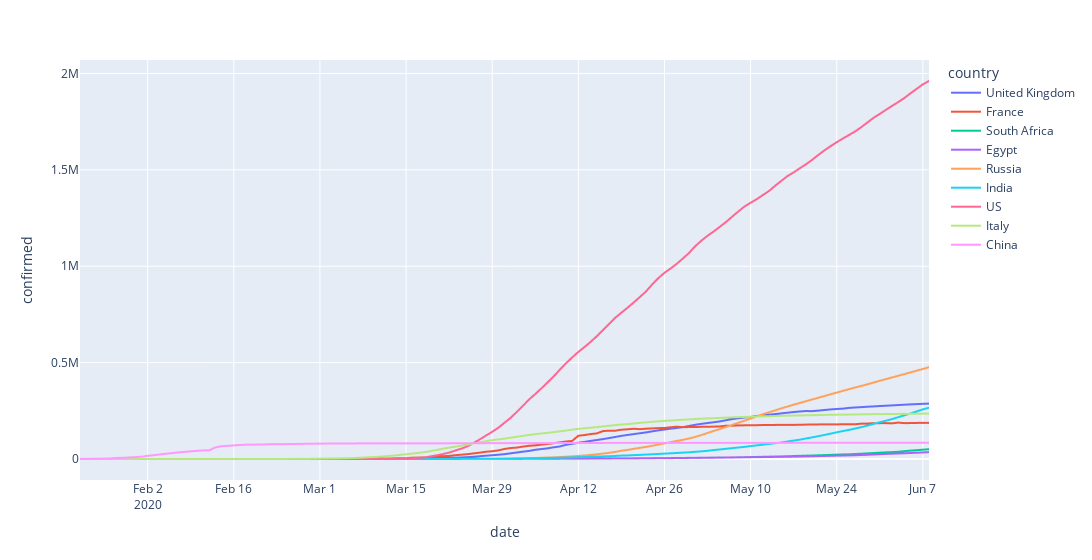
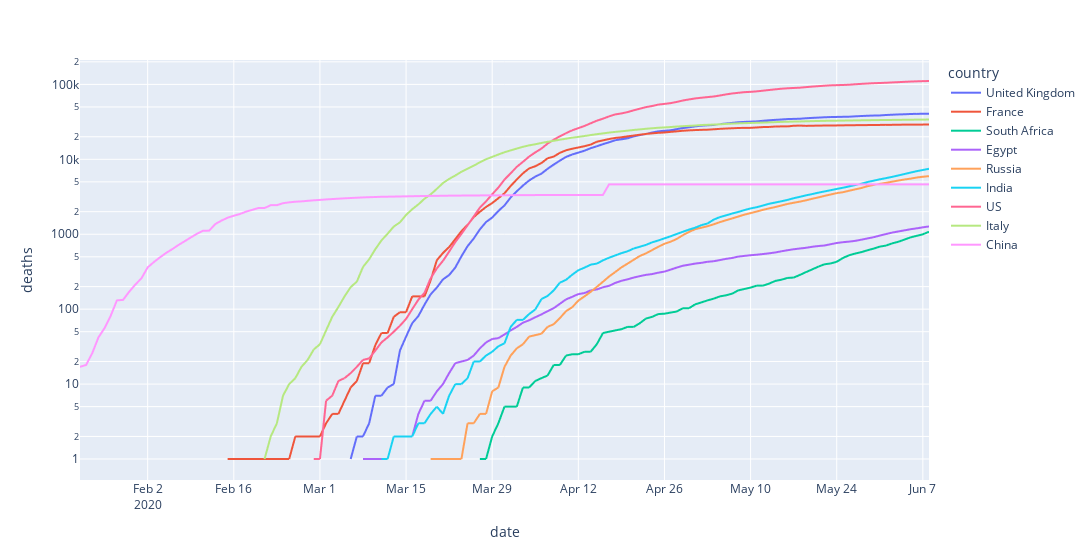
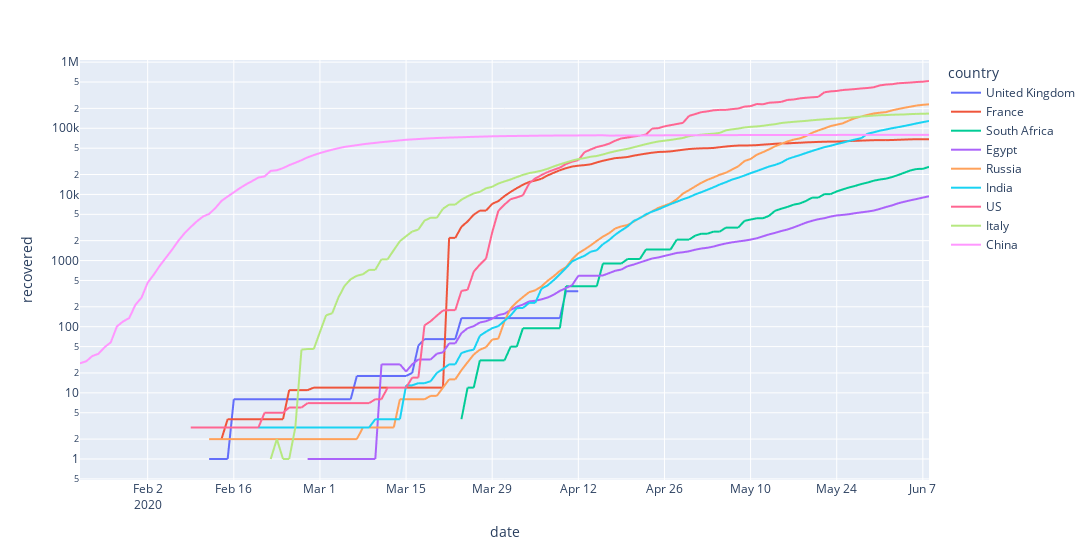
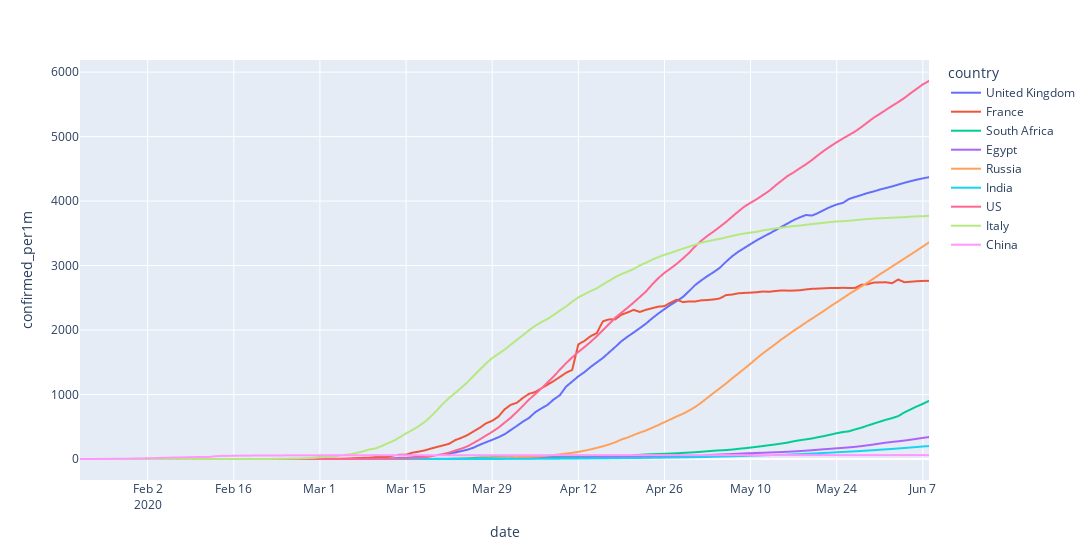

The code cell stored with these charts, in order, in its notebook:
### Code cell
def lineplot_by_country(
        dataframe, 
        y_axis,
        x_axis = "date",
        query = "country in ('US', 'United Kingdom', 'France', 'Italy', 'Egypt', 'India', 'China', 'Russia', 'South Africa') ", 
        color='country', 
        width=1200,
        log_y = False):
    fig = px.line(
            dataframe.query(query),
            x=x_axis, y=y_axis, color=color, width=width, log_y=log_y)
    fig.show()

lineplot_by_country(covid19.df_cumulative_by_country, covid19.COL_CONFIRMED, log_y = False)
lineplot_by_country(covid19.df_cumulative_by_country, covid19.COL_DEATHS, log_y = True)
lineplot_by_country(covid19.df_cumulative_by_country, covid19.COL_RECOVERED, log_y = True)
lineplot_by_country(covid19.df_cumulative_by_country, covid19.COL_CONFIRMED + "_per1m")
lineplot_by_country(covid19.df_cumulative_by_country, covid19.COL_DEATHS + "_per1m")
lineplot_by_country(covid19.df_cumulative_by_country, covid19.COL_RECOVERED + "_per1m")

### Figure 1 — Plotly figure (JSON) as saved in the notebook; plotly's stock layout.template omitted (floating-point values rounded to 4 significant figures; data arrays with more than 128 entries replaced by an {"elided": "..."} marker saying what was removed)
{"data": [{"hovertemplate": "country=United Kingdom<br>date=%{x}<br>confirmed=%{y}<extra></extra>", "legendgroup": "United Kingdom", "line": {"color": "#636efa", "dash": "solid"}, "mode": "lines", "name": "United Kingdom", "showlegend": true, "type": "scattergl", "x": {"elided": "139 str values"}, "xaxis": "x", "y": {"elided": "139 int values"}, "yaxis": "y"}, {"hovertemplate": "country=France<br>date=%{x}<br>confirmed=%{y}<extra></extra>", "legendgroup": "France", "line": {"color": "#EF553B", "dash": "solid"}, "mode": "lines", "name": "France", "showlegend": true, "type": "scattergl", "x": {"elided": "139 str values"}, "xaxis": "x", "y": {"elided": "139 int values"}, "yaxis": "y"}, {"hovertemplate": "country=South Africa<br>date=%{x}<br>confirmed=%{y}<extra></extra>", "legendgroup": "South Africa", "line": {"color": "#00cc96", "dash": "solid"}, "mode": "lines", "name": "South Africa", "showlegend": true, "type": "scattergl", "x": {"elided": "139 str values"}, "xaxis": "x", "y": {"elided": "139 int values"}, "yaxis": "y"}, {"hovertemplate": "country=Egypt<br>date=%{x}<br>confirmed=%{y}<extra></extra>", "legendgroup": "Egypt", "line": {"color": "#ab63fa", "dash": "solid"}, "mode": "lines", "name": "Egypt", "showlegend": true, "type": "scattergl", "x": {"elided": "139 str values"}, "xaxis": "x", "y": {"elided": "139 int values"}, "yaxis": "y"}, {"hovertemplate": "country=Russia<br>date=%{x}<br>confirmed=%{y}<extra></extra>", "legendgroup": "Russia", "line": {"color": "#FFA15A", "dash": "solid"}, "mode": "lines", "name": "Russia", "showlegend": true, "type": "scattergl", "x": {"elided": "139 str values"}, "xaxis": "x", "y": {"elided": "139 int values"}, "yaxis": "y"}, {"hovertemplate": "country=India<br>date=%{x}<br>confirmed=%{y}<extra></extra>", "legendgroup": "India", "line": {"color": "#19d3f3", "dash": "solid"}, "mode": "lines", "name": "India", "showlegend": true, "type": "scattergl", "x": {"elided": "139 str values"}, "xaxis": "x", "y": {"elided": "139 int values"}, "yaxis": "y"}, {"hovertemplate": "country=US<br>date=%{x}<br>confirmed=%{y}<extra></extra>", "legendgroup": "US", "line": {"color": "#FF6692", "dash": "solid"}, "mode": "lines", "name": "US", "showlegend": true, "type": "scattergl", "x": {"elided": "139 str values"}, "xaxis": "x", "y": {"elided": "139 int values"}, "yaxis": "y"}, {"hovertemplate": "country=Italy<br>date=%{x}<br>confirmed=%{y}<extra></extra>", "legendgroup": "Italy", "line": {"color": "#B6E880", "dash": "solid"}, "mode": "lines", "name": "Italy", "showlegend": true, "type": "scattergl", "x": {"elided": "139 str values"}, "xaxis": "x", "y": {"elided": "139 int values"}, "yaxis": "y"}, {"hovertemplate": "country=China<br>date=%{x}<br>confirmed=%{y}<extra></extra>", "legendgroup": "China", "line": {"color": "#FF97FF", "dash": "solid"}, "mode": "lines", "name": "China", "showlegend": true, "type": "scattergl", "x": {"elided": "139 str values"}, "xaxis": "x", "y": {"elided": "139 int values"}, "yaxis": "y"}], "layout": {"legend": {"title": {"text": "country"}, "tracegroupgap": 0}, "margin": {"t": 60}, "width": 1200, "xaxis": {"anchor": "y", "domain": [0, 1], "title": {"text": "date"}}, "yaxis": {"anchor": "x", "domain": [0, 1], "title": {"text": "confirmed"}}}}

### Figure 2 — Plotly figure (JSON) as saved in the notebook; plotly's stock layout.template omitted (floating-point values rounded to 4 significant figures; data arrays with more than 128 entries replaced by an {"elided": "..."} marker saying what was removed)
{"data": [{"hovertemplate": "country=United Kingdom<br>date=%{x}<br>deaths=%{y}<extra></extra>", "legendgroup": "United Kingdom", "line": {"color": "#636efa", "dash": "solid"}, "mode": "lines", "name": "United Kingdom", "showlegend": true, "type": "scattergl", "x": {"elided": "139 str values"}, "xaxis": "x", "y": {"elided": "139 int values"}, "yaxis": "y"}, {"hovertemplate": "country=France<br>date=%{x}<br>deaths=%{y}<extra></extra>", "legendgroup": "France", "line": {"color": "#EF553B", "dash": "solid"}, "mode": "lines", "name": "France", "showlegend": true, "type": "scattergl", "x": {"elided": "139 str values"}, "xaxis": "x", "y": {"elided": "139 int values"}, "yaxis": "y"}, {"hovertemplate": "country=South Africa<br>date=%{x}<br>deaths=%{y}<extra></extra>", "legendgroup": "South Africa", "line": {"color": "#00cc96", "dash": "solid"}, "mode": "lines", "name": "South Africa", "showlegend": true, "type": "scattergl", "x": {"elided": "139 str values"}, "xaxis": "x", "y": {"elided": "139 int values"}, "yaxis": "y"}, {"hovertemplate": "country=Egypt<br>date=%{x}<br>deaths=%{y}<extra></extra>", "legendgroup": "Egypt", "line": {"color": "#ab63fa", "dash": "solid"}, "mode": "lines", "name": "Egypt", "showlegend": true, "type": "scattergl", "x": {"elided": "139 str values"}, "xaxis": "x", "y": {"elided": "139 int values"}, "yaxis": "y"}, {"hovertemplate": "country=Russia<br>date=%{x}<br>deaths=%{y}<extra></extra>", "legendgroup": "Russia", "line": {"color": "#FFA15A", "dash": "solid"}, "mode": "lines", "name": "Russia", "showlegend": true, "type": "scattergl", "x": {"elided": "139 str values"}, "xaxis": "x", "y": {"elided": "139 int values"}, "yaxis": "y"}, {"hovertemplate": "country=India<br>date=%{x}<br>deaths=%{y}<extra></extra>", "legendgroup": "India", "line": {"color": "#19d3f3", "dash": "solid"}, "mode": "lines", "name": "India", "showlegend": true, "type": "scattergl", "x": {"elided": "139 str values"}, "xaxis": "x", "y": {"elided": "139 int values"}, "yaxis": "y"}, {"hovertemplate": "country=US<br>date=%{x}<br>deaths=%{y}<extra></extra>", "legendgroup": "US", "line": {"color": "#FF6692", "dash": "solid"}, "mode": "lines", "name": "US", "showlegend": true, "type": "scattergl", "x": {"elided": "139 str values"}, "xaxis": "x", "y": {"elided": "139 int values"}, "yaxis": "y"}, {"hovertemplate": "country=Italy<br>date=%{x}<br>deaths=%{y}<extra></extra>", "legendgroup": "Italy", "line": {"color": "#B6E880", "dash": "solid"}, "mode": "lines", "name": "Italy", "showlegend": true, "type": "scattergl", "x": {"elided": "139 str values"}, "xaxis": "x", "y": {"elided": "139 int values"}, "yaxis": "y"}, {"hovertemplate": "country=China<br>date=%{x}<br>deaths=%{y}<extra></extra>", "legendgroup": "China", "line": {"color": "#FF97FF", "dash": "solid"}, "mode": "lines", "name": "China", "showlegend": true, "type": "scattergl", "x": {"elided": "139 str values"}, "xaxis": "x", "y": {"elided": "139 int values"}, "yaxis": "y"}], "layout": {"legend": {"title": {"text": "country"}, "tracegroupgap": 0}, "margin": {"t": 60}, "width": 1200, "xaxis": {"anchor": "y", "domain": [0, 1], "title": {"text": "date"}}, "yaxis": {"anchor": "x", "domain": [0, 1], "title": {"text": "deaths"}, "type": "log"}}}

### Figure 3 — Plotly figure (JSON) as saved in the notebook; plotly's stock layout.template omitted (floating-point values rounded to 4 significant figures; data arrays with more than 128 entries replaced by an {"elided": "..."} marker saying what was removed)
{"data": [{"hovertemplate": "country=United Kingdom<br>date=%{x}<br>recovered=%{y}<extra></extra>", "legendgroup": "United Kingdom", "line": {"color": "#636efa", "dash": "solid"}, "mode": "lines", "name": "United Kingdom", "showlegend": true, "type": "scattergl", "x": {"elided": "139 str values"}, "xaxis": "x", "y": {"elided": "139 int values"}, "yaxis": "y"}, {"hovertemplate": "country=France<br>date=%{x}<br>recovered=%{y}<extra></extra>", "legendgroup": "France", "line": {"color": "#EF553B", "dash": "solid"}, "mode": "lines", "name": "France", "showlegend": true, "type": "scattergl", "x": {"elided": "139 str values"}, "xaxis": "x", "y": {"elided": "139 int values"}, "yaxis": "y"}, {"hovertemplate": "country=South Africa<br>date=%{x}<br>recovered=%{y}<extra></extra>", "legendgroup": "South Africa", "line": {"color": "#00cc96", "dash": "solid"}, "mode": "lines", "name": "South Africa", "showlegend": true, "type": "scattergl", "x": {"elided": "139 str values"}, "xaxis": "x", "y": {"elided": "139 int values"}, "yaxis": "y"}, {"hovertemplate": "country=Egypt<br>date=%{x}<br>recovered=%{y}<extra></extra>", "legendgroup": "Egypt", "line": {"color": "#ab63fa", "dash": "solid"}, "mode": "lines", "name": "Egypt", "showlegend": true, "type": "scattergl", "x": {"elided": "139 str values"}, "xaxis": "x", "y": {"elided": "139 int values"}, "yaxis": "y"}, {"hovertemplate": "country=Russia<br>date=%{x}<br>recovered=%{y}<extra></extra>", "legendgroup": "Russia", "line": {"color": "#FFA15A", "dash": "solid"}, "mode": "lines", "name": "Russia", "showlegend": true, "type": "scattergl", "x": {"elided": "139 str values"}, "xaxis": "x", "y": {"elided": "139 int values"}, "yaxis": "y"}, {"hovertemplate": "country=India<br>date=%{x}<br>recovered=%{y}<extra></extra>", "legendgroup": "India", "line": {"color": "#19d3f3", "dash": "solid"}, "mode": "lines", "name": "India", "showlegend": true, "type": "scattergl", "x": {"elided": "139 str values"}, "xaxis": "x", "y": {"elided": "139 int values"}, "yaxis": "y"}, {"hovertemplate": "country=US<br>date=%{x}<br>recovered=%{y}<extra></extra>", "legendgroup": "US", "line": {"color": "#FF6692", "dash": "solid"}, "mode": "lines", "name": "US", "showlegend": true, "type": "scattergl", "x": {"elided": "139 str values"}, "xaxis": "x", "y": {"elided": "139 int values"}, "yaxis": "y"}, {"hovertemplate": "country=Italy<br>date=%{x}<br>recovered=%{y}<extra></extra>", "legendgroup": "Italy", "line": {"color": "#B6E880", "dash": "solid"}, "mode": "lines", "name": "Italy", "showlegend": true, "type": "scattergl", "x": {"elided": "139 str values"}, "xaxis": "x", "y": {"elided": "139 int values"}, "yaxis": "y"}, {"hovertemplate": "country=China<br>date=%{x}<br>recovered=%{y}<extra></extra>", "legendgroup": "China", "line": {"color": "#FF97FF", "dash": "solid"}, "mode": "lines", "name": "China", "showlegend": true, "type": "scattergl", "x": {"elided": "139 str values"}, "xaxis": "x", "y": {"elided": "139 int values"}, "yaxis": "y"}], "layout": {"legend": {"title": {"text": "country"}, "tracegroupgap": 0}, "margin": {"t": 60}, "width": 1200, "xaxis": {"anchor": "y", "domain": [0, 1], "title": {"text": "date"}}, "yaxis": {"anchor": "x", "domain": [0, 1], "title": {"text": "recovered"}, "type": "log"}}}

### Figure 4 — Plotly figure (JSON) as saved in the notebook; plotly's stock layout.template omitted (floating-point values rounded to 4 significant figures; data arrays with more than 128 entries replaced by an {"elided": "..."} marker saying what was removed)
{"data": [{"hovertemplate": "country=United Kingdom<br>date=%{x}<br>confirmed_per1m=%{y}<extra></extra>", "legendgroup": "United Kingdom", "line": {"color": "#636efa", "dash": "solid"}, "mode": "lines", "name": "United Kingdom", "showlegend": true, "type": "scattergl", "x": {"elided": "139 str values"}, "xaxis": "x", "y": {"elided": "139 float values"}, "yaxis": "y"}, {"hovertemplate": "country=France<br>date=%{x}<br>confirmed_per1m=%{y}<extra></extra>", "legendgroup": "France", "line": {"color": "#EF553B", "dash": "solid"}, "mode": "lines", "name": "France", "showlegend": true, "type": "scattergl", "x": {"elided": "139 str values"}, "xaxis": "x", "y": {"elided": "139 float values"}, "yaxis": "y"}, {"hovertemplate": "country=South Africa<br>date=%{x}<br>confirmed_per1m=%{y}<extra></extra>", "legendgroup": "South Africa", "line": {"color": "#00cc96", "dash": "solid"}, "mode": "lines", "name": "South Africa", "showlegend": true, "type": "scattergl", "x": {"elided": "139 str values"}, "xaxis": "x", "y": {"elided": "139 float values"}, "yaxis": "y"}, {"hovertemplate": "country=Egypt<br>date=%{x}<br>confirmed_per1m=%{y}<extra></extra>", "legendgroup": "Egypt", "line": {"color": "#ab63fa", "dash": "solid"}, "mode": "lines", "name": "Egypt", "showlegend": true, "type": "scattergl", "x": {"elided": "139 str values"}, "xaxis": "x", "y": {"elided": "139 float values"}, "yaxis": "y"}, {"hovertemplate": "country=Russia<br>date=%{x}<br>confirmed_per1m=%{y}<extra></extra>", "legendgroup": "Russia", "line": {"color": "#FFA15A", "dash": "solid"}, "mode": "lines", "name": "Russia", "showlegend": true, "type": "scattergl", "x": {"elided": "139 str values"}, "xaxis": "x", "y": {"elided": "139 float values"}, "yaxis": "y"}, {"hovertemplate": "country=India<br>date=%{x}<br>confirmed_per1m=%{y}<extra></extra>", "legendgroup": "India", "line": {"color": "#19d3f3", "dash": "solid"}, "mode": "lines", "name": "India", "showlegend": true, "type": "scattergl", "x": {"elided": "139 str values"}, "xaxis": "x", "y": {"elided": "139 float values"}, "yaxis": "y"}, {"hovertemplate": "country=US<br>date=%{x}<br>confirmed_per1m=%{y}<extra></extra>", "legendgroup": "US", "line": {"color": "#FF6692", "dash": "solid"}, "mode": "lines", "name": "US", "showlegend": true, "type": "scattergl", "x": {"elided": "139 str values"}, "xaxis": "x", "y": {"elided": "139 float values"}, "yaxis": "y"}, {"hovertemplate": "country=Italy<br>date=%{x}<br>confirmed_per1m=%{y}<extra></extra>", "legendgroup": "Italy", "line": {"color": "#B6E880", "dash": "solid"}, "mode": "lines", "name": "Italy", "showlegend": true, "type": "scattergl", "x": {"elided": "139 str values"}, "xaxis": "x", "y": {"elided": "139 float values"}, "yaxis": "y"}, {"hovertemplate": "country=China<br>date=%{x}<br>confirmed_per1m=%{y}<extra></extra>", "legendgroup": "China", "line": {"color": "#FF97FF", "dash": "solid"}, "mode": "lines", "name": "China", "showlegend": true, "type": "scattergl", "x": {"elided": "139 str values"}, "xaxis": "x", "y": {"elided": "139 float values"}, "yaxis": "y"}], "layout": {"legend": {"title": {"text": "country"}, "tracegroupgap": 0}, "margin": {"t": 60}, "width": 1200, "xaxis": {"anchor": "y", "domain": [0, 1], "title": {"text": "date"}}, "yaxis": {"anchor": "x", "domain": [0, 1], "title": {"text": "confirmed_per1m"}}}}
